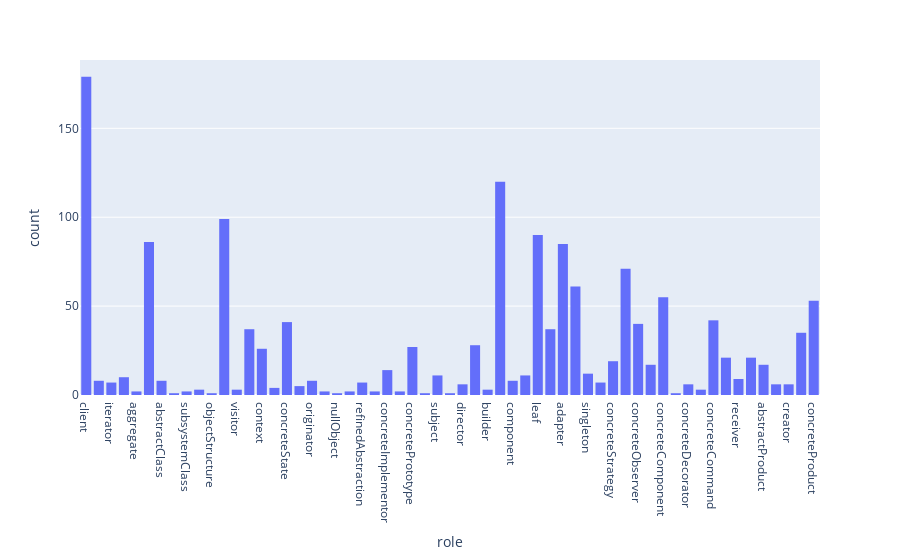

The code cell stored with this chart in its notebook:
### Markdown cell above
### Distribution of roles

### Code cell
px.histogram(df, x='role', histfunc='count')

### Figure 1 — Plotly figure (JSON) as saved in the notebook; plotly's stock layout.template omitted (floating-point values rounded to 4 significant figures; data arrays with more than 128 entries replaced by an {"elided": "..."} marker saying what was removed)
{"data": [{"alignmentgroup": "True", "bingroup": "x", "histfunc": "count", "hovertemplate": "role=%{x}<br>count=%{y}<extra></extra>", "legendgroup": "", "marker": {"color": "#636efa", "pattern": {"shape": ""}}, "name": "", "offsetgroup": "", "orientation": "v", "showlegend": false, "type": "histogram", "x": {"elided": "1490 str values"}, "xaxis": "x", "yaxis": "y"}], "layout": {"autosize": true, "barmode": "relative", "legend": {"tracegroupgap": 0}, "margin": {"t": 60}, "xaxis": {"anchor": "y", "autorange": true, "domain": [0, 1], "range": [-0.5, 58.5], "title": {"text": "role"}, "type": "category"}, "yaxis": {"anchor": "x", "autorange": true, "domain": [0, 1], "range": [0, 188.4], "title": {"text": "count"}}}}
